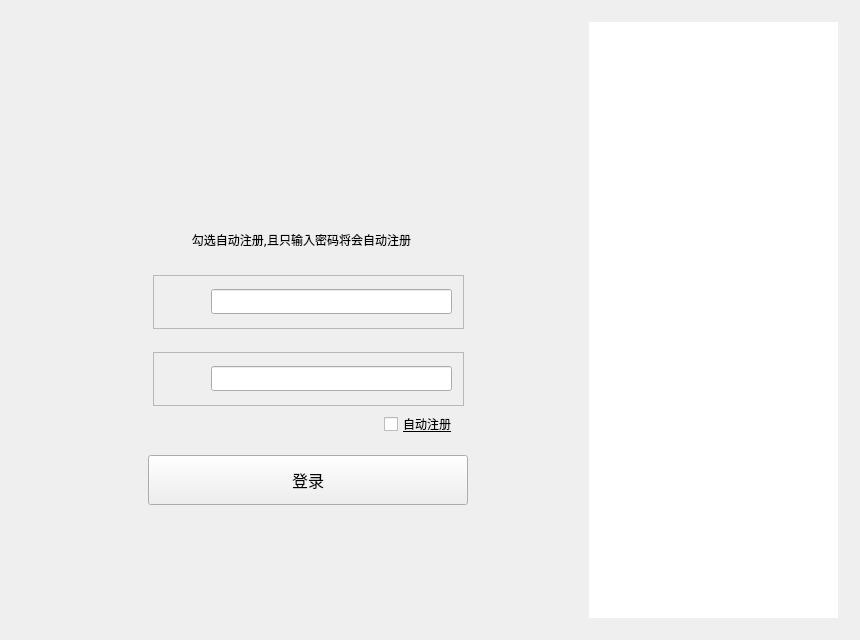
<?xml version="1.0" encoding="UTF-8"?>
<ui version="4.0">
 <class>Login</class>
 <widget class="QWidget" name="Login">
  <property name="geometry">
   <rect>
    <x>0</x>
    <y>0</y>
    <width>860</width>
    <height>640</height>
   </rect>
  </property>
  <property name="sizePolicy">
   <sizepolicy hsizetype="Fixed" vsizetype="Fixed">
    <horstretch>0</horstretch>
    <verstretch>0</verstretch>
   </sizepolicy>
  </property>
  <property name="minimumSize">
   <size>
    <width>860</width>
    <height>640</height>
   </size>
  </property>
  <property name="maximumSize">
   <size>
    <width>860</width>
    <height>640</height>
   </size>
  </property>
  <property name="windowTitle">
   <string>Widget</string>
  </property>
  <property name="styleSheet">
   <string notr="true"/>
  </property>
  <layout class="QGridLayout" name="gridLayout_6">
   <property name="leftMargin">
    <number>0</number>
   </property>
   <property name="topMargin">
    <number>0</number>
   </property>
   <property name="rightMargin">
    <number>0</number>
   </property>
   <property name="bottomMargin">
    <number>0</number>
   </property>
   <property name="spacing">
    <number>0</number>
   </property>
   <item row="0" column="0">
    <widget class="QWidget" name="widget_background" native="true">
     <property name="sizePolicy">
      <sizepolicy hsizetype="MinimumExpanding" vsizetype="MinimumExpanding">
       <horstretch>0</horstretch>
       <verstretch>0</verstretch>
      </sizepolicy>
     </property>
     <layout class="QGridLayout" name="gridLayout_3">
      <item row="0" column="0">
       <layout class="QVBoxLayout" name="verticalLayout_1">
        <item>
         <layout class="QHBoxLayout" name="horizontalLayout_1">
          <item>
           <widget class="QWidget" name="widget_main" native="true">
            <layout class="QGridLayout" name="gridLayout_2">
             <item row="0" column="0">
              <layout class="QHBoxLayout" name="horizontalLayout_8">
               <property name="spacing">
                <number>0</number>
               </property>
               <item>
                <spacer name="horizontalSpacer_7">
                 <property name="orientation">
                  <enum>Qt::Horizontal</enum>
                 </property>
                 <property name="sizeType">
                  <enum>QSizePolicy::Fixed</enum>
                 </property>
                 <property name="sizeHint" stdset="0">
                  <size>
                   <width>40</width>
                   <height>20</height>
                  </size>
                 </property>
                </spacer>
               </item>
               <item>
                <widget class="QWidget" name="widget_login" native="true">
                 <property name="sizePolicy">
                  <sizepolicy hsizetype="Preferred" vsizetype="Preferred">
                   <horstretch>0</horstretch>
                   <verstretch>0</verstretch>
                  </sizepolicy>
                 </property>
                 <property name="minimumSize">
                  <size>
                   <width>0</width>
                   <height>0</height>
                  </size>
                 </property>
                 <property name="maximumSize">
                  <size>
                   <width>500</width>
                   <height>600</height>
                  </size>
                 </property>
                 <layout class="QGridLayout" name="gridLayout_5">
                  <item row="1" column="0">
                   <layout class="QVBoxLayout" name="verticalLayout">
                    <item>
                     <layout class="QHBoxLayout" name="horizontalLayout">
                      <item>
                       <spacer name="horizontalSpacer">
                        <property name="orientation">
                         <enum>Qt::Horizontal</enum>
                        </property>
                        <property name="sizeHint" stdset="0">
                         <size>
                          <width>40</width>
                          <height>20</height>
                         </size>
                        </property>
                       </spacer>
                      </item>
                      <item>
                       <widget class="QLabel" name="label_title">
                        <property name="minimumSize">
                         <size>
                          <width>168</width>
                          <height>90</height>
                         </size>
                        </property>
                        <property name="maximumSize">
                         <size>
                          <width>168</width>
                          <height>90</height>
                         </size>
                        </property>
                        <property name="font">
                         <font>
                          <family>阿里巴巴普惠体 B</family>
                          <pointsize>22</pointsize>
                          <stylestrategy>PreferAntialias</stylestrategy>
                         </font>
                        </property>
                        <property name="text">
                         <string/>
                        </property>
                       </widget>
                      </item>
                      <item>
                       <spacer name="horizontalSpacer_2">
                        <property name="orientation">
                         <enum>Qt::Horizontal</enum>
                        </property>
                        <property name="sizeHint" stdset="0">
                         <size>
                          <width>40</width>
                          <height>20</height>
                         </size>
                        </property>
                       </spacer>
                      </item>
                     </layout>
                    </item>
                    <item>
                     <spacer name="verticalSpacer_2">
                      <property name="orientation">
                       <enum>Qt::Vertical</enum>
                      </property>
                      <property name="sizeHint" stdset="0">
                       <size>
                        <width>20</width>
                        <height>25</height>
                       </size>
                      </property>
                     </spacer>
                    </item>
                    <item>
                     <layout class="QHBoxLayout" name="horizontalLayout_7">
                      <item>
                       <spacer name="horizontalSpacer_3">
                        <property name="orientation">
                         <enum>Qt::Horizontal</enum>
                        </property>
                        <property name="sizeType">
                         <enum>QSizePolicy::Fixed</enum>
                        </property>
                        <property name="sizeHint" stdset="0">
                         <size>
                          <width>80</width>
                          <height>20</height>
                         </size>
                        </property>
                       </spacer>
                      </item>
                      <item>
                       <widget class="QLabel" name="label_notice_picture">
                        <property name="enabled">
                         <bool>true</bool>
                        </property>
                        <property name="sizePolicy">
                         <sizepolicy hsizetype="Fixed" vsizetype="Fixed">
                          <horstretch>0</horstretch>
                          <verstretch>0</verstretch>
                         </sizepolicy>
                        </property>
                        <property name="minimumSize">
                         <size>
                          <width>32</width>
                          <height>32</height>
                         </size>
                        </property>
                        <property name="maximumSize">
                         <size>
                          <width>32</width>
                          <height>32</height>
                         </size>
                        </property>
                        <property name="text">
                         <string/>
                        </property>
                       </widget>
                      </item>
                      <item alignment="Qt::AlignLeft">
                       <widget class="QLabel" name="label_notice_text">
                        <property name="sizePolicy">
                         <sizepolicy hsizetype="Maximum" vsizetype="Preferred">
                          <horstretch>0</horstretch>
                          <verstretch>0</verstretch>
                         </sizepolicy>
                        </property>
                        <property name="minimumSize">
                         <size>
                          <width>0</width>
                          <height>0</height>
                         </size>
                        </property>
                        <property name="font">
                         <font>
                          <family>阿里巴巴普惠体 R</family>
                          <pointsize>9</pointsize>
                          <stylestrategy>PreferAntialias</stylestrategy>
                         </font>
                        </property>
                        <property name="text">
                         <string>勾选自动注册,且只输入密码将会自动注册</string>
                        </property>
                        <property name="alignment">
                         <set>Qt::AlignRight|Qt::AlignTrailing|Qt::AlignVCenter</set>
                        </property>
                       </widget>
                      </item>
                      <item>
                       <spacer name="horizontalSpacer_4">
                        <property name="orientation">
                         <enum>Qt::Horizontal</enum>
                        </property>
                        <property name="sizeType">
                         <enum>QSizePolicy::Fixed</enum>
                        </property>
                        <property name="sizeHint" stdset="0">
                         <size>
                          <width>80</width>
                          <height>20</height>
                         </size>
                        </property>
                       </spacer>
                      </item>
                     </layout>
                    </item>
                    <item>
                     <spacer name="verticalSpacer">
                      <property name="orientation">
                       <enum>Qt::Vertical</enum>
                      </property>
                      <property name="sizeHint" stdset="0">
                       <size>
                        <width>20</width>
                        <height>13</height>
                       </size>
                      </property>
                     </spacer>
                    </item>
                    <item>
                     <layout class="QHBoxLayout" name="horizontalLayout_10">
                      <item>
                       <spacer name="horizontalSpacer_20">
                        <property name="orientation">
                         <enum>Qt::Horizontal</enum>
                        </property>
                        <property name="sizeType">
                         <enum>QSizePolicy::Fixed</enum>
                        </property>
                        <property name="sizeHint" stdset="0">
                         <size>
                          <width>80</width>
                          <height>20</height>
                         </size>
                        </property>
                       </spacer>
                      </item>
                      <item>
                       <widget class="QFrame" name="frame_user_name">
                        <property name="frameShape">
                         <enum>QFrame::StyledPanel</enum>
                        </property>
                        <property name="frameShadow">
                         <enum>QFrame::Raised</enum>
                        </property>
                        <layout class="QGridLayout" name="gridLayout_4">
                         <item row="0" column="0">
                          <layout class="QHBoxLayout" name="horizontalLayout_11">
                           <item>
                            <spacer name="horizontalSpacer_21">
                             <property name="orientation">
                              <enum>Qt::Horizontal</enum>
                             </property>
                             <property name="sizeType">
                              <enum>QSizePolicy::Fixed</enum>
                             </property>
                             <property name="sizeHint" stdset="0">
                              <size>
                               <width>10</width>
                               <height>20</height>
                              </size>
                             </property>
                            </spacer>
                           </item>
                           <item>
                            <widget class="QLabel" name="label_user_name">
                             <property name="sizePolicy">
                              <sizepolicy hsizetype="Fixed" vsizetype="Fixed">
                               <horstretch>0</horstretch>
                               <verstretch>0</verstretch>
                              </sizepolicy>
                             </property>
                             <property name="minimumSize">
                              <size>
                               <width>30</width>
                               <height>30</height>
                              </size>
                             </property>
                             <property name="maximumSize">
                              <size>
                               <width>30</width>
                               <height>30</height>
                              </size>
                             </property>
                             <property name="text">
                              <string/>
                             </property>
                            </widget>
                           </item>
                           <item>
                            <widget class="QLineEdit" name="lineE_user_name">
                             <property name="font">
                              <font>
                               <family>阿里巴巴普惠体 M</family>
                              </font>
                             </property>
                            </widget>
                           </item>
                          </layout>
                         </item>
                        </layout>
                       </widget>
                      </item>
                      <item>
                       <spacer name="horizontalSpacer_22">
                        <property name="orientation">
                         <enum>Qt::Horizontal</enum>
                        </property>
                        <property name="sizeType">
                         <enum>QSizePolicy::Fixed</enum>
                        </property>
                        <property name="sizeHint" stdset="0">
                         <size>
                          <width>80</width>
                          <height>20</height>
                         </size>
                        </property>
                       </spacer>
                      </item>
                     </layout>
                    </item>
                    <item>
                     <spacer name="verticalSpacer_3">
                      <property name="orientation">
                       <enum>Qt::Vertical</enum>
                      </property>
                      <property name="sizeHint" stdset="0">
                       <size>
                        <width>20</width>
                        <height>17</height>
                       </size>
                      </property>
                     </spacer>
                    </item>
                    <item>
                     <layout class="QHBoxLayout" name="horizontalLayout_2">
                      <item>
                       <spacer name="horizontalSpacer_6">
                        <property name="orientation">
                         <enum>Qt::Horizontal</enum>
                        </property>
                        <property name="sizeType">
                         <enum>QSizePolicy::Fixed</enum>
                        </property>
                        <property name="sizeHint" stdset="0">
                         <size>
                          <width>80</width>
                          <height>20</height>
                         </size>
                        </property>
                       </spacer>
                      </item>
                      <item>
                       <widget class="QFrame" name="frame_pwd">
                        <property name="frameShape">
                         <enum>QFrame::StyledPanel</enum>
                        </property>
                        <property name="frameShadow">
                         <enum>QFrame::Raised</enum>
                        </property>
                        <layout class="QGridLayout" name="gridLayout">
                         <item row="0" column="0">
                          <layout class="QHBoxLayout" name="horizontalLayout_3">
                           <item>
                            <spacer name="horizontalSpacer_5">
                             <property name="orientation">
                              <enum>Qt::Horizontal</enum>
                             </property>
                             <property name="sizeType">
                              <enum>QSizePolicy::Fixed</enum>
                             </property>
                             <property name="sizeHint" stdset="0">
                              <size>
                               <width>10</width>
                               <height>20</height>
                              </size>
                             </property>
                            </spacer>
                           </item>
                           <item>
                            <widget class="QLabel" name="label_pwd">
                             <property name="sizePolicy">
                              <sizepolicy hsizetype="Fixed" vsizetype="Fixed">
                               <horstretch>0</horstretch>
                               <verstretch>0</verstretch>
                              </sizepolicy>
                             </property>
                             <property name="minimumSize">
                              <size>
                               <width>30</width>
                               <height>30</height>
                              </size>
                             </property>
                             <property name="maximumSize">
                              <size>
                               <width>30</width>
                               <height>30</height>
                              </size>
                             </property>
                             <property name="text">
                              <string/>
                             </property>
                            </widget>
                           </item>
                           <item>
                            <widget class="QLineEdit" name="lineE_pwd">
                             <property name="font">
                              <font>
                               <family>阿里巴巴普惠体 M</family>
                              </font>
                             </property>
                            </widget>
                           </item>
                          </layout>
                         </item>
                        </layout>
                       </widget>
                      </item>
                      <item>
                       <spacer name="horizontalSpacer_19">
                        <property name="orientation">
                         <enum>Qt::Horizontal</enum>
                        </property>
                        <property name="sizeType">
                         <enum>QSizePolicy::Fixed</enum>
                        </property>
                        <property name="sizeHint" stdset="0">
                         <size>
                          <width>80</width>
                          <height>20</height>
                         </size>
                        </property>
                       </spacer>
                      </item>
                     </layout>
                    </item>
                    <item>
                     <layout class="QHBoxLayout" name="horizontalLayout_5">
                      <item>
                       <spacer name="horizontalSpacer_11">
                        <property name="orientation">
                         <enum>Qt::Horizontal</enum>
                        </property>
                        <property name="sizeType">
                         <enum>QSizePolicy::Expanding</enum>
                        </property>
                        <property name="sizeHint" stdset="0">
                         <size>
                          <width>100</width>
                          <height>20</height>
                         </size>
                        </property>
                       </spacer>
                      </item>
                      <item>
                       <widget class="QCheckBox" name="btn_register">
                        <property name="sizePolicy">
                         <sizepolicy hsizetype="Preferred" vsizetype="Fixed">
                          <horstretch>0</horstretch>
                          <verstretch>0</verstretch>
                         </sizepolicy>
                        </property>
                        <property name="minimumSize">
                         <size>
                          <width>80</width>
                          <height>0</height>
                         </size>
                        </property>
                        <property name="font">
                         <font>
                          <family>阿里巴巴普惠体 M</family>
                          <underline>true</underline>
                         </font>
                        </property>
                        <property name="text">
                         <string>自动注册</string>
                        </property>
                       </widget>
                      </item>
                      <item>
                       <spacer name="horizontalSpacer_12">
                        <property name="orientation">
                         <enum>Qt::Horizontal</enum>
                        </property>
                        <property name="sizeType">
                         <enum>QSizePolicy::Fixed</enum>
                        </property>
                        <property name="sizeHint" stdset="0">
                         <size>
                          <width>80</width>
                          <height>20</height>
                         </size>
                        </property>
                       </spacer>
                      </item>
                     </layout>
                    </item>
                    <item>
                     <spacer name="verticalSpacer_5">
                      <property name="orientation">
                       <enum>Qt::Vertical</enum>
                      </property>
                      <property name="sizeHint" stdset="0">
                       <size>
                        <width>20</width>
                        <height>13</height>
                       </size>
                      </property>
                     </spacer>
                    </item>
                    <item>
                     <layout class="QHBoxLayout" name="horizontalLayout_6">
                      <item>
                       <spacer name="horizontalSpacer_13">
                        <property name="orientation">
                         <enum>Qt::Horizontal</enum>
                        </property>
                        <property name="sizeHint" stdset="0">
                         <size>
                          <width>80</width>
                          <height>20</height>
                         </size>
                        </property>
                       </spacer>
                      </item>
                      <item>
                       <widget class="QPushButton" name="btn_login">
                        <property name="sizePolicy">
                         <sizepolicy hsizetype="Fixed" vsizetype="Fixed">
                          <horstretch>0</horstretch>
                          <verstretch>0</verstretch>
                         </sizepolicy>
                        </property>
                        <property name="minimumSize">
                         <size>
                          <width>320</width>
                          <height>50</height>
                         </size>
                        </property>
                        <property name="maximumSize">
                         <size>
                          <width>320</width>
                          <height>50</height>
                         </size>
                        </property>
                        <property name="font">
                         <font>
                          <family>阿里巴巴普惠体 M</family>
                          <pointsize>12</pointsize>
                          <stylestrategy>PreferAntialias</stylestrategy>
                         </font>
                        </property>
                        <property name="text">
                         <string>登录</string>
                        </property>
                       </widget>
                      </item>
                      <item>
                       <spacer name="horizontalSpacer_14">
                        <property name="orientation">
                         <enum>Qt::Horizontal</enum>
                        </property>
                        <property name="sizeHint" stdset="0">
                         <size>
                          <width>80</width>
                          <height>20</height>
                         </size>
                        </property>
                       </spacer>
                      </item>
                     </layout>
                    </item>
                    <item>
                     <spacer name="verticalSpacer_6">
                      <property name="orientation">
                       <enum>Qt::Vertical</enum>
                      </property>
                      <property name="sizeHint" stdset="0">
                       <size>
                        <width>20</width>
                        <height>13</height>
                       </size>
                      </property>
                     </spacer>
                    </item>
                    <item>
                     <layout class="QHBoxLayout" name="horizontalLayout_4">
                      <item>
                       <spacer name="horizontalSpacer_10">
                        <property name="orientation">
                         <enum>Qt::Horizontal</enum>
                        </property>
                        <property name="sizeHint" stdset="0">
                         <size>
                          <width>13</width>
                          <height>20</height>
                         </size>
                        </property>
                       </spacer>
                      </item>
                     </layout>
                    </item>
                   </layout>
                  </item>
                  <item row="2" column="0">
                   <spacer name="verticalSpacer_7">
                    <property name="orientation">
                     <enum>Qt::Vertical</enum>
                    </property>
                    <property name="sizeHint" stdset="0">
                     <size>
                      <width>20</width>
                      <height>40</height>
                     </size>
                    </property>
                   </spacer>
                  </item>
                  <item row="0" column="0">
                   <spacer name="verticalSpacer_4">
                    <property name="orientation">
                     <enum>Qt::Vertical</enum>
                    </property>
                    <property name="sizeHint" stdset="0">
                     <size>
                      <width>20</width>
                      <height>40</height>
                     </size>
                    </property>
                   </spacer>
                  </item>
                 </layout>
                </widget>
               </item>
               <item>
                <spacer name="horizontalSpacer_8">
                 <property name="orientation">
                  <enum>Qt::Horizontal</enum>
                 </property>
                 <property name="sizeHint" stdset="0">
                  <size>
                   <width>40</width>
                   <height>20</height>
                  </size>
                 </property>
                </spacer>
               </item>
               <item>
                <widget class="QTextBrowser" name="textBrowser">
                 <property name="sizePolicy">
                  <sizepolicy hsizetype="Preferred" vsizetype="Preferred">
                   <horstretch>0</horstretch>
                   <verstretch>0</verstretch>
                  </sizepolicy>
                 </property>
                 <property name="font">
                  <font>
                   <family>阿里巴巴普惠体 R</family>
                   <stylestrategy>PreferAntialias</stylestrategy>
                  </font>
                 </property>
                 <property name="cursor" stdset="0">
                  <cursorShape>PointingHandCursor</cursorShape>
                 </property>
                 <property name="frameShape">
                  <enum>QFrame::NoFrame</enum>
                 </property>
                 <property name="frameShadow">
                  <enum>QFrame::Plain</enum>
                 </property>
                 <property name="html">
                  <string>&lt;!DOCTYPE HTML PUBLIC &quot;-//W3C//DTD HTML 4.0//EN&quot; &quot;http://www.w3.org/TR/REC-html40/strict.dtd&quot;&gt;
&lt;html&gt;&lt;head&gt;&lt;meta name=&quot;qrichtext&quot; content=&quot;1&quot; /&gt;&lt;style type=&quot;text/css&quot;&gt;
p, li { white-space: pre-wrap; }
&lt;/style&gt;&lt;/head&gt;&lt;body style=&quot; font-family:'阿里巴巴普惠体 R'; font-size:9pt; font-weight:400; font-style:normal;&quot;&gt;
&lt;p style=&quot;-qt-paragraph-type:empty; margin-top:0px; margin-bottom:0px; margin-left:0px; margin-right:0px; -qt-block-indent:0; text-indent:0px;&quot;&gt;&lt;br /&gt;&lt;/p&gt;&lt;/body&gt;&lt;/html&gt;</string>
                 </property>
                </widget>
               </item>
              </layout>
             </item>
            </layout>
           </widget>
          </item>
         </layout>
        </item>
       </layout>
      </item>
     </layout>
    </widget>
   </item>
  </layout>
 </widget>
 <layoutdefault spacing="6" margin="11"/>
 <resources/>
 <connections/>
</ui>
